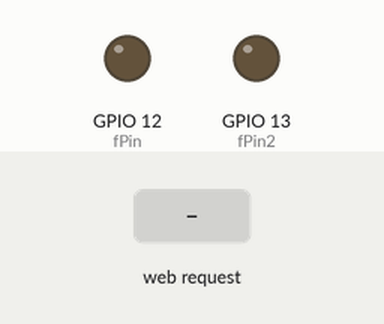
A sketch run on a simulated ESP8266 (NodeMCU). Parts: output pins drawn as LEDs (lit = HIGH). The test bench sets the inputs (shaded band). WiFi joins after 1.5 s; servers stay silent unless stated; random numbers use the default seed unless the sketch sets one; EEPROM starts erased; what the sketch prints to the serial monitor is not drawn.

Above: at 2.7 s.
2.8 s: HTTP request GET /on received
At 3.02 s:
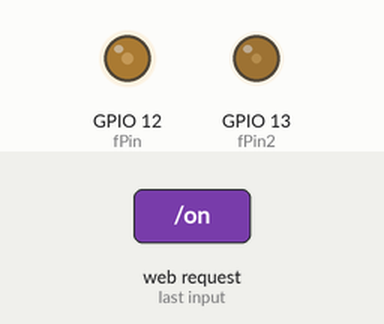
At 3.72 s:
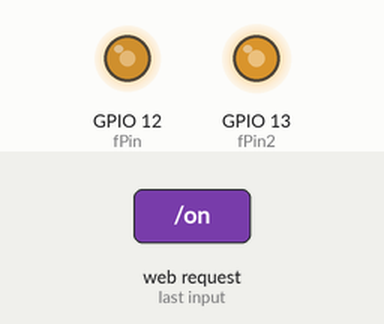
Timing chart, 0 to 14.8 s (numbered marks = the images above; inputs shaded):
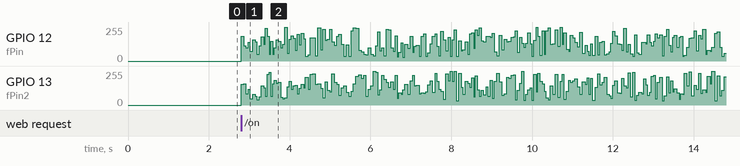

The sketch:

WiFi_candle-multi.ino
```cpp
// (licence header left out)
#include <ESP8266TrueRandom.h>
#include <ESP8266WiFi.h>
#include <WiFiClient.h>
#include <ESP8266WebServer.h>
#include <ESP8266mDNS.h>
#include <EEPROM.h>
/*
IPAddress ip(10, 2, 50, 100);
IPAddress dns(10, 0, 1, 10);
IPAddress gateway(10, 2, 50, 1);
IPAddress subnet(255, 255, 255, 0);
*/
const char* ssid = "SSID";
const char* password = "P@ssw0rd";
MDNSResponder mdns;
ESP8266WebServer server(80);

int state;
int lastState;
String response;  // we build the string that creates the web UI based on selection

void handleRoot() {
  server.send(200, "text/html", response);
}

#define fPin 12
#define fPin2 13

void handleNotFound(){
  String message = "File Not Found\n\n";
  message += "URI: ";
  message += server.uri();
  message += "\nMethod: ";
  message += (server.method() == HTTP_GET)?"GET":"POST";
  message += "\nArguments: ";
  message += server.args();
  message += "\n";
  for (uint8_t i=0; i<server.args(); i++){
    message += " " + server.argName(i) + ": " + server.arg(i) + "\n";
  }
  server.send(404, "text/plain", message);
}

void setup(void){
  pinMode(fPin, OUTPUT);
  pinMode(fPin2, OUTPUT);
  Serial.begin(115200);
  WiFi.mode(WIFI_STA);
  //WiFi.config(ip, dns, gateway, subnet);  // This section if you want hard-coded IP
  WiFi.begin(ssid, password);
  EEPROM.begin(8);

  // Wait for connection
  while (WiFi.status() != WL_CONNECTED) {
    //delay(500);
    //Serial.print(".");
    idle();
  }

  server.on("/", handleRoot);

  server.on("/on", [](){
  server.send(200, "text/html", response);
  state = 1;
  setting();
  });

  server.on("/off", [](){
  server.send(200, "text/html", response);
  state = 0;
  setting();
  });

  server.onNotFound(handleNotFound);

  server.begin();
  Serial.println("HTTP server started");
}


void setting(){
  if( EEPROM.read(0) != state ){
    EEPROM.write(0, state);
    EEPROM.commit();
  }
}

void showstate(){
  if( EEPROM.read(0) == 1 ){
    response = "<h1>Wireless Candle</h1><p><a href=\"on\"><button>ON</button></a>&nbsp;<a href=\"off\"><button>OFF</button></a><br><br>CANDLE IS ON</p>";
  } else if ( EEPROM.read(0) == 0 ){
    response = "<h1>Wireless Candle</h1><p><a href=\"on\"><button>ON</button></a>&nbsp;<a href=\"off\"><button>OFF</button></a><br><br>CANDLE IS OFF</p>";;
  }
}

void idle(){
  lastState = EEPROM.read(0);

  if (lastState == 1) {
  candle();
  } else if (lastState == 0) {
    analogWrite(fPin, 0);
    analogWrite(fPin2, 0);
    }
}

void loop(void){
  showstate();
  idle();
  server.handleClient();
}

void candle() {

analogWrite(fPin, ESP8266TrueRandom.random(30,255)); //Use the same pins used above
analogWrite(fPin2, ESP8266TrueRandom.random(30,255));
delay(ESP8266TrueRandom.random(40,70)); //Limits the speed.
}
```
